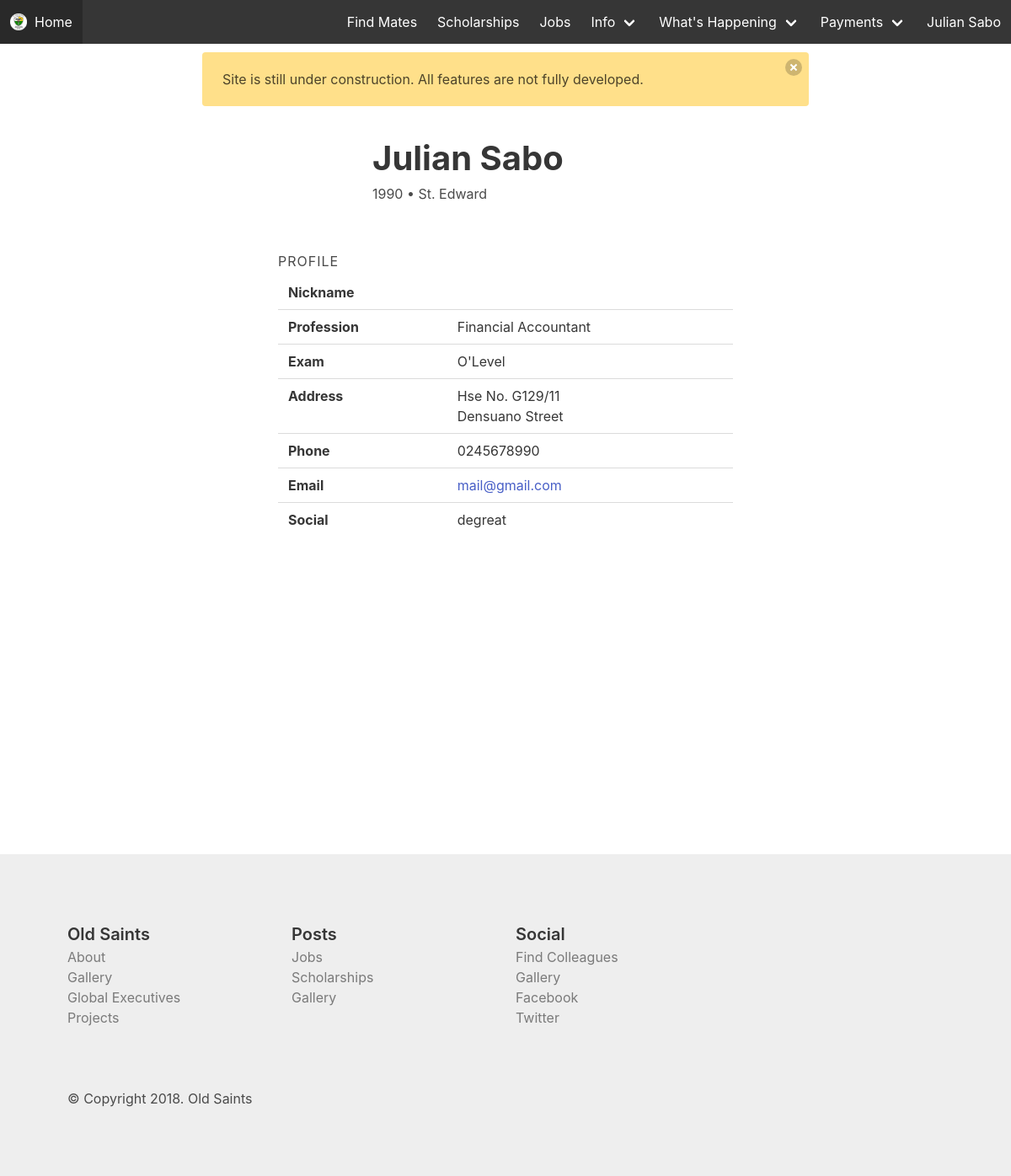
Page /profile/2/ (signed in) on the committed database.
### web/models.py (models this page shows, shortened)
class Alumnum(models.Model):
    user = models.OneToOneField(User, related_name="alumnum", on_delete=models.CASCADE)
    mobile = models.CharField(max_length=17)
    telephone = models.CharField(max_length=17, blank=True)
    whatsapp = models.CharField(max_length=17, blank=True)
    facebook = models.CharField(max_length=100, blank=True)
    twitter = models.CharField(max_length=100, blank=True)
    instagram = models.CharField(max_length=100, blank=True)
    address_line_1 = models.CharField(max_length=50)
    address_line_2 = models.CharField(max_length=50)
    year_of_completion = models.IntegerField()
    exam_type = models.CharField(max_length=20) # o/a level, sss, wassce
    house = models.ForeignKey(House, related_name="alumni", on_delete=models.CASCADE)
    chapter = models.ForeignKey(Chapter, related_name="alumni", on_delete=models.CASCADE)
    member_id = models.CharField(max_length=20)
    profession = models.CharField(max_length=100)
    nickname = models.CharField(max_length=70, blank=True)
    reference_1 = models.TextField(blank=True)
    reference_2 = models.TextField(blank=True)
    verified = models.BooleanField(default=False)
    executive = models.BooleanField(default=False)
    class Meta:
        verbose_name_plural = "Alumni"
    def __str__(self):
        return self.user.get_full_name()

class House(models.Model):
    name = models.CharField(max_length=100)
    def __str__(self):
        return self.name

### web/views.py (the view)
# urls.py: url(r'^profile/(?P<alumn_id>\d+)/$', views.profile, name="profile"),
@login_required
def profile(request, alumn_id):
    context = {
        "profile": Alumnum.objects.get(pk=alumn_id)
    }
    return render(request, "web/profile.html", context)

### web/templates/web/profile.html (shortened to what this page needs)
{% extends "web/base.html" %} {% block main_title %} Profile {% endblock main_title %} {% block content %}
<div class="container centered-div">
    <div class="level">
        <div class="level-left">
            <div class="level-item">
                <div class="image-cropper">
                </div>
            </div>
            <div class="level-item">
                <div>
                    <p class="is-size-2">
                        <strong>{{profile}}</strong>
                    </p>
                    <p>{{profile.year_of_completion}} &bull; {{profile.house}}</p>
                </div>
            </div>
        </div>
    </div>
    <br>
    <p class="heading is-size-6">Profile</p>
    <table class="table is-fullwidth">
        <tbody>
            <tr>
                <td>
                    <strong>Nickname</strong>
                </td>
                <td>{{profile.nickname}}</td>
            </tr>
            <tr>
                <td>
                    <strong>Profession</strong>
                </td>
                <td>{{profile.profession}}</td>
            </tr>
            <tr>
                <td>
                    <strong>Exam</strong>
                </td>
                <td>{{profile.exam_type}}</td>
            </tr>
            <tr>
                <td>
                    <strong>Address</strong>
                </td>
                <td>
                    <p>{{profile.address_line_1}}</p>
                    <p>{{profile.address_line_2}}</p>
                </td>
            </tr>
            <tr>
                <td>
                    <strong>Phone</strong>
                </td>
                <td>
                    <p>{{profile.mobile}}</p>
                </td>
            </tr>
            <tr>
                <td>
                    <strong>Email</strong>
                </td>
                <td>
                    <a href="mailto:{{profile.user.email}}">{{profile.user.email}}</a>
                </td>
            </tr>
            <tr>
                <td>
                    <strong>Social</strong>
                </td>
                <td>
                    <p>{{profile.facebook}}</p>
                </td>
            </tr>
        </tbody>
    </table>
</div>
{% endblock content %}

### web/templates/web/base.html (shortened to what this page needs)
{% load static %}
<!DOCTYPE html>
<html lang="en">
<head>
    <link rel="stylesheet" href="https://cdnjs.cloudflare.com/ajax/libs/bulma/0.7.1/css/bulma.min.css" />
    <link rel="stylesheet" href="{% static 'web/css/main.css' %}">
    <link rel="stylesheet" href="{% static 'web/css/intlTelInput.min.css' %}">
</head>
<body>
    <header>
        <nav class="navbar is-dark" role="navigation" aria-label="main navigation">
            <div class="navbar-brand">
                <a class="navbar-item" href="/">
                    <img src="{% static 'web/images/oldsaints-01.png' %}" alt="Old Saints" width="20" height="20"> &nbsp;{% if home %}
                    Old Saints
                    {% else %}
                    Home
                    {% endif %}
                </a>
            </div>
            <div class="navbar-menu">
                <div class="navbar-end">
                    <a class="navbar-item" href="{% url 'web:find_mate' %}">
                        Find Mates
                    </a>
                    <a class="navbar-item" href="{% url 'web:scholarships' %}">
                        Scholarships
                    </a>
                    <a class="navbar-item" href="{% url 'web:jobs' %}">
                        Jobs
                    </a>
                    <div class="navbar-item has-dropdown is-hoverable">
                        <a class="navbar-link">
                            Info
                        </a>
                    </div>
                    <div class="navbar-item has-dropdown is-hoverable">
                        <a class="navbar-link">
                            What's Happening
                        </a>
                    </div>
                    <div class="navbar-item has-dropdown is-hoverable">
                        <a class="navbar-link">
                            Payments
                        </a>
                    </div>
                    {% if user.is_authenticated %}
                    {% if user.is_superuser %}
                    <div class="navbar-item has-dropdown is-hoverable">
                        <a class="navbar-link">
                            {{user.get_full_name}}
                        </a>
                        <div class="navbar-dropdown is-boxed">
                            <a class="navbar-item" target="_blank" href="/admin/web/">
                                Admin Site
                            </a>
                            <a class="navbar-item" href="">
                                Profile
                            </a>
                            <a href="{% url 'web:logout' %}" class="navbar-item">Log out</a>
                        </div>
                    </div>
                    {% else %}
                    <a class="navbar-item" href="">
                        {{user.get_full_name}}
                    </a>
                    {% endif %} {% else %}
                    <a class="navbar-item" href="{% url 'web:login' %}">
                        Log in
                    </a>
                    {% endif %}
                </div>
            </div>
        </nav>
    </header>
    <div class="notification is-warning" style="width: 60%; margin-left: auto; margin-right: auto; margin-top: 10px;">
        <button class="delete"></button>
        Site is still under construction. All features are not fully developed.
    </div>
    <div class="content-block">
        {% block content %} {% endblock content %}
    </div>
    <footer>
        <div class="columns">
            <div class="column">
                <h4 class="is-size-5 has-text-weight-semibold  has-text-grey-darker">Old Saints</h4>
                <ul>
                    <li>
                        <a href="{% url 'web:about' %}" class="has-text-grey">About</a>
                    </li>
                    <li>
                        <a href="{% url 'web:gallery' %}" class="has-text-grey">Gallery</a>
                    </li>
                    <li>
                        <a href="{% url 'web:global_executives' %}" class="has-text-grey">Global Executives</a>
                    </li>
                    <li>
                        <a href="" class="has-text-grey">Projects</a>
                    </li>
                </ul>
            </div>
            <div class="column">
                <h4 class="is-size-5 has-text-weight-semibold  has-text-grey-darker">Posts</h4>
                <ul>
                    <li>
                        <a href="{% url 'web:jobs' %}" class="has-text-grey">Jobs</a>
                    </li>
                    <li>
                        <a href="{% url 'web:scholarships' %}" class="has-text-grey">Scholarships</a>
                    </li>
                    <li>
                        <a href="" class="has-text-grey">Gallery</a>
                    </li>
                </ul>
            </div>
            <div class="column">
                <h4 class="is-size-5 has-text-weight-semibold  has-text-grey-darker">Social</h4>
                <ul>
                    <li>
                        <a href="{% url 'web:find_mate' %}" class="has-text-grey">Find Colleagues</a>
                    </li>
                    <li>
                        <a href="" class="has-text-grey">Gallery</a>
                    </li>
                    <li>
                        <a href="" class="has-text-grey">Facebook</a>
                    </li>
                    <li>
                        <a href="" class="has-text-grey">Twitter</a>
                    </li>
                </ul>
            </div>
            <div class="column">
            </div>
        </div>
        <br>
        <br> &copy; Copyright 2018. Old Saints
    </footer>
</body>
</html>

### web/static/web/css/main.css (style rules this page uses)
.centered-div { width: 45%; margin-left: auto; margin-right: auto; }
footer { margin-top: 4em; padding: 5em; background: #eee }
.content-block { min-height: 100vh; }
.image-cropper { width: 100px; height: 100px; position: relative; overflow: hidden; border-radius: 50%; }

### rows in the picture
Alumnum: user.last_name "Julian Sabo", year_of_completion "1990", house "St. Edward", profession "Financial Accountant", exam_type "O'Level", address_line_1 "Hse No. G129/11", address_line_2 "Densuano Street", mobile "0245678990", user.email "mail@gmail.com", facebook "degreat"

### other values in the picture
{{ user.get_full_name }} "Julian Sabo"
